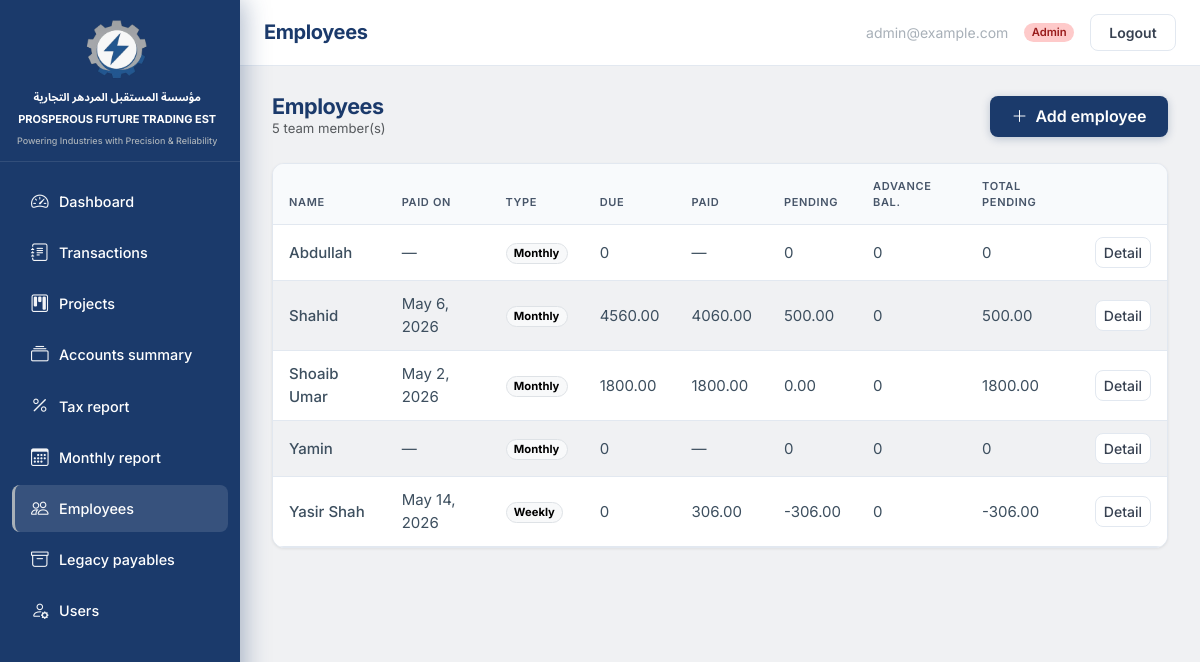
/employees/ (signed in), run on the app's committed database.
### accounts/models.py (models this page shows, shortened)
class User(AbstractBaseUser, PermissionsMixin):
    email = models.EmailField(unique=True)
    full_name = models.CharField(max_length=255, blank=True)
    role = models.CharField(max_length=20, choices=Role.choices, default=Role.VIEWER)
    is_staff = models.BooleanField(default=False)
    is_active = models.BooleanField(default=True)
    date_joined = models.DateTimeField(default=timezone.now)
    objects = UserManager()
    USERNAME_FIELD = "email"
    REQUIRED_FIELDS = []
    class Meta:
        ordering = ["email"]

### employees/models.py (models this page shows, shortened)
class Employee(models.Model):
    name = models.CharField(max_length=255)
    salary_paid_date = models.DateField(
        null=True,
        blank=True,
        verbose_name="Payment date",
        help_text="Date when salary was paid to this employee.",
    )
    salary_type = models.CharField(
        max_length=16, choices=SalaryType.choices, default=SalaryType.MONTHLY
    )
    monthly_salary = models.DecimalField(
        max_digits=14, decimal_places=2, null=True, blank=True
    )
    daily_rate = models.DecimalField(max_digits=14, decimal_places=2, null=True, blank=True)
    days_worked = models.DecimalField(
        max_digits=10, decimal_places=2, null=True, blank=True
    )
    salary_paid_this_month = models.DecimalField(
        max_digits=14, decimal_places=2, null=True, blank=True
    )
    advance_taken = models.DecimalField(
        max_digits=14, decimal_places=2, null=True, blank=True
    )
    advance_adjusted = models.DecimalField(
        max_digits=14, decimal_places=2, null=True, blank=True
    )
    previous_pending_salary = models.DecimalField(
        max_digits=14, decimal_places=2, null=True, blank=True
    )
    note = models.TextField(blank=True)
    class Meta:
        ordering = ["name"]
    @property
    def salary_due_this_month(self):
        st = self.salary_type
        if st == SalaryType.MONTHLY or st == SalaryType.WEEKLY:
            return self.monthly_salary or Decimal("0")
        if st == SalaryType.DAILY:
            dr = self.daily_rate or Decimal("0")
            dw = self.days_worked or Decimal("0")
            return dr * dw
        return Decimal("0")
    @property
    def pending_salary_this_month(self):
        due = self.salary_due_this_month
        paid = self.salary_paid_this_month
        if paid is None:
            paid = Decimal("0")
        return due - paid
    @property
    def advance_balance(self):
        taken = self.advance_taken or Decimal("0")
        adj = self.advance_adjusted or Decimal("0")
        return taken - adj
    @property
    def total_pending_salary_all_months(self):
        prev = self.previous_pending_salary or Decimal("0")
        return self.pending_salary_this_month + prev

### employees/views.py (the view)
# urls.py: path("", views.EmployeeListView.as_view(), name="list"),
class EmployeeListView(AccountantOrAdminRequiredMixin, ListView):
    model = Employee
    template_name = "employees/employee_list.html"
    context_object_name = "employees"
    def get_queryset(self):
        return employees_with_paid_on(
            Employee.objects.annotate(name_len=Length("name"))
        ).order_by("name")
    def get_context_data(self, **kwargs):
        ctx = super().get_context_data(**kwargs)
        ctx["totals"] = Employee.objects.aggregate(n=Count("id"))
        return ctx

### TradingEST/context_processors.py (called while the page is built)
def brand(_request):
    return {
        "brand_name_ar": BRAND_NAME_AR,
        "brand_name_en": BRAND_NAME_EN,
        "brand_tagline": BRAND_TAGLINE,
    }

### accounts/mixins.py (called while the page is built)
    def dispatch(self, request, *args, **kwargs):
        if not request.user.is_authenticated:
            return HttpResponseRedirect(self.resolve_redirect(request))
        role = getattr(request.user, "role", None)
        if role not in self.allowed_roles:
            raise PermissionDenied("Insufficient role.")
        return super(SessionAuthenticatedMixin, self).dispatch(request, *args, **kwargs)

### employees/services.py (called while the page is built)
def _latest_salary_payment_subquery():
    return (
        Transaction.objects.filter(
            category=LedgerCategory.SALARY,
            flow_type=FlowType.OUT,
            party_name__iexact=OuterRef("name"),
        )
        .order_by("-date", "-pk")
        .values("date")[:1]
    )

def employees_with_paid_on(queryset: QuerySet[Employee] | None = None) -> QuerySet[Employee]:
    if queryset is None:
        queryset = Employee.objects.all()
    return queryset.annotate(
        paid_on=Coalesce(
            F("salary_paid_date"),
            Subquery(_latest_salary_payment_subquery()),
        )
    )

### templates/employees/employee_list.html (shortened to what this page needs)
{% extends "base.html" %}
{% block header_title %}Employees{% endblock %}
{% block content %}
<div class="te-page-heading-row">
  <div>
    <h1>Employees</h1>
    <p class="text-muted small mb-0">{{ totals.n }} team member(s)</p>
  </div>
  {% if user.role == 'admin' or user.role == 'accountant' %}
  <a class="btn te-btn-gradient" href="{% url 'employees:add' %}"><i class="bi bi-plus-lg me-1"></i> Add employee</a>
  {% endif %}
</div>
{% if employees %}
<div class="te-table-card">
  <div class="table-responsive">
    <table class="table table-sm mb-0 align-middle">
      <thead>
        <tr>
          <th>Name</th><th>Paid on</th><th>Type</th><th>Due</th><th>Paid</th><th>Pending</th><th>Advance bal.</th><th>Total pending</th><th></th>
        </tr>
      </thead>
      <tbody>
        {% for e in employees %}
        <tr>
          <td class="fw-medium">{{ e.name }}</td>
          <td>{{ e.paid_on|default:"—" }}</td>
          <td><span class="badge rounded-pill text-bg-light border">{{ e.salary_type }}</span></td>
          <td>{{ e.salary_due_this_month }}</td>
          <td>{{ e.salary_paid_this_month|default:"—" }}</td>
          <td>{{ e.pending_salary_this_month }}</td>
          <td>{{ e.advance_balance }}</td>
          <td>{{ e.total_pending_salary_all_months }}</td>
          <td><a class="btn btn-sm te-btn-secondary" href="{% url 'employees:detail' e.pk %}">Detail</a></td>
        </tr>
        {% endfor %}
      </tbody>
    </table>
  </div>
</div>
{% else %}
<div class="te-page-card te-empty-state">
  <i class="bi bi-people" aria-hidden="true"></i>
  <p>No employees on file.</p>
</div>
{% endif %}
{% endblock %}

### templates/base.html (shortened to what this page needs)
{% load static %}
<!DOCTYPE html>
<html lang="en">
<head>
  <link href="https://cdn.jsdelivr.net/npm/bootstrap@5.3.3/dist/css/bootstrap.min.css" rel="stylesheet"
>
  <link rel="stylesheet" href="https://cdn.jsdelivr.net/npm/bootstrap-icons@1.11.3/font/bootstrap-icons.min.css">
  <link rel="stylesheet" href="{% static 'css/app.css' %}">
</head>
<body class="te-app-body">
<div class="te-app-layout">
  <div class="te-app-main">
    <header class="te-topbar">
      <div class="te-topbar-desktop d-none d-md-flex w-100 align-items-center justify-content-between gap-3 min-w-0">
        <h1 class="te-topbar-title text-truncate mb-0 flex-grow-1 min-w-0">{% block header_title %}Dashboard{% endblock %}</h1>
        {% if user.is_authenticated %}
        <div class="te-topbar-actions flex-shrink-0">
          <span class="te-topbar-email d-none d-lg-inline">{{ user.email }}</span>
          {% if user.role == 'admin' %}
          <span class="badge rounded-pill badge-role-admin">{{ user.get_role_display }}</span>
          {% elif user.role == 'accountant' %}
          <span class="badge rounded-pill badge-role-accountant">{{ user.get_role_display }}</span>
          {% else %}
          <span class="badge rounded-pill badge-role-viewer">{{ user.get_role_display }}</span>
          {% endif %}
          <form action="{% url 'accounts:logout' %}" method="post" class="d-inline mb-0">
            <button type="submit" class="btn btn-sm te-btn-logout">Logout</button>
          </form>
        </div>
        {% endif %}
      </div>
    </header>
    <div class="te-content-wrap">
      {% block content %}{% endblock %}
    </div>
  </div>
  <aside id="teSidebar" class="te-sidebar" aria-label="Main navigation">
    <div class="te-sidebar-head">
      <div class="te-sidebar-logo">
        {% include "partials/sidebar_brand.html" %}
      </div>
    </div>
    <div class="te-sidebar-nav">
      {% include "partials/sidebar_nav.html" %}
    </div>
  </aside>
</div>
</body>
</html>

### data on the page
User: email "admin@example.com", role "Admin"
Employee: name "Abdullah", paid_on "—", salary_type "Monthly", salary_due_this_month "0", salary_paid_this_month "—", pending_salary_this_month "0", advance_balance "0", total_pending_salary_all_months "0"
Employee: name "Shahid", paid_on "May 6, 2026", salary_type "Monthly", salary_due_this_month "4560.00", salary_paid_this_month "4060.00", pending_salary_this_month "500.00", advance_balance "0", total_pending_salary_all_months "500.00"
Employee: name "Shoaib Umar", paid_on "May 2, 2026", salary_type "Monthly", salary_due_this_month "1800.00", salary_paid_this_month "1800.00", pending_salary_this_month "0.00", advance_balance "0", total_pending_salary_all_months "1800.00"
Employee: name "Yamin", paid_on "—", salary_type "Monthly", salary_due_this_month "0", salary_paid_this_month "—", pending_salary_this_month "0", advance_balance "0", total_pending_salary_all_months "0"
Employee: name "Yasir Shah", paid_on "May 14, 2026", salary_type "Weekly", salary_due_this_month "0", salary_paid_this_month "306.00", pending_salary_this_month "-306.00", advance_balance "0", total_pending_salary_all_months "-306.00"

### other printed values
{{ totals.n }} "5"
{{ brand_name_ar }} "مؤسسة المستقبل المردهر التجارية"
{{ brand_name_en }} "PROSPEROUS FUTURE TRADING EST"
{{ brand_tagline }} "Powering Industries with Precision & Reliability"
